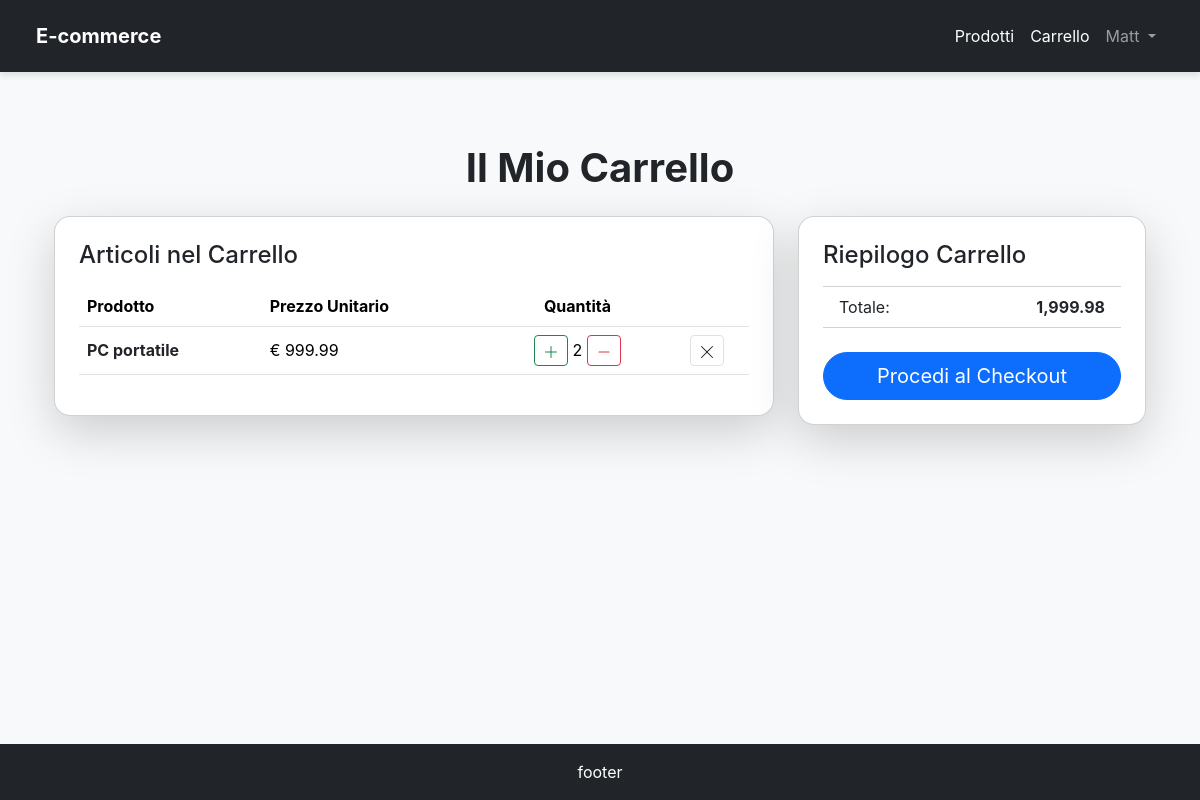
Before: /products/cart/cart/ (signed in) with the older database file.
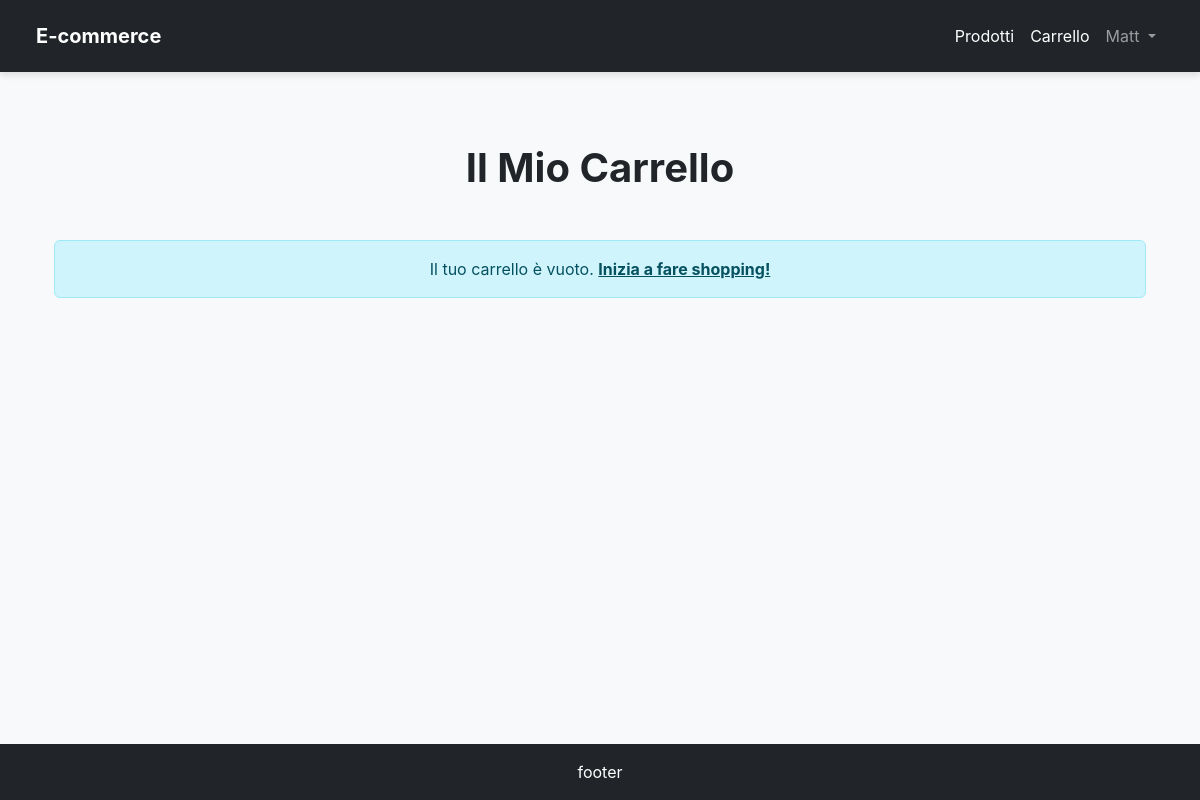
After: the same page with the newer database file.
### cart/models.py (models this page shows)
class CartItem(models.Model):
    cart = models.ForeignKey(
        Cart,
        on_delete=models.CASCADE
    )
    product = models.ForeignKey(
        Product,
        on_delete=models.CASCADE
    )
    quantity = models.PositiveIntegerField(default=1)

class Cart(models.Model):
    user = models.OneToOneField(
        settings.AUTH_USER_MODEL,
        on_delete=models.CASCADE,
        unique=True,
    )
    total_amount = models.DecimalField(max_digits=10, decimal_places=2, default=0)

### products/models.py (models this page shows, shortened)
class Product(models.Model):
    name = models.CharField(max_length=200, verbose_name="Nome Prodotto")
    slug = models.SlugField(max_length=200, unique=True, help_text="Slug unico per l'URL del prodotto")
    category = models.ForeignKey(
        Category,
        on_delete=models.SET_NULL,
        null=True,
        blank=True,
        related_name='products',
        verbose_name="Categoria"
    )
    description = models.TextField(verbose_name="Descrizione prodotto")
    price = models.DecimalField(
        max_digits=10,
        decimal_places=2,
        verbose_name="Prezzo in €"
    )
    stock = models.IntegerField(
        default=0,
        verbose_name="Quantità Disponibile",
        help_text="Quantità di prodotti disponibili in magazzino."
    )
    created_at = models.DateTimeField(auto_now_add=True, verbose_name="Data Creazione")
    updated_at = models.DateTimeField(auto_now=True, verbose_name="Ultimo Aggiornamento")
    class Meta:
        ordering = ('name',)
        verbose_name = "Prodotto"
        verbose_name_plural = "Prodotti"

### cart/views.py (the view)
# urls.py: path("", cart_detail, name="cart"),
@login_required
def cart_detail(request):
    cart, created = Cart.objects.get_or_create(user=request.user)
    cart_items = CartItem.objects.filter(cart=cart)
    cart.total_amount = sum(item.product.price * item.quantity for item in cart_items)
    cart.save()
    context = {
        'cart': cart,
        'cart_items': cart_items,
        'cart_total': cart.total_amount,
        'title': 'Il Mio Carrello'
    }
    return render(request, 'cart.html', context)

### templates/cart.html (shortened to what the changed rows need)
{% extends 'base.html' %}
{% load crispy_forms_tags %}
{% load humanize %}
{% block content %}
<div class="container my-5">
    <h1 class="text-center fw-bold text-dark mb-4">{{ title }}</h1>
    {% if cart_items %}
    <div class="row">
        <div class="col-lg-8">
            <div class="card shadow-lg rounded-card p-4">
                <h4 class="mb-3">Articoli nel Carrello</h4>
                <div class="table-responsive">
                    <table class="table table-hover">
                        <thead>
                            <tr>
                                <th scope="col">Prodotto</th>
                                <th scope="col">Prezzo Unitario</th>
                                <th scope="col" class="text-center">Quantità</th>
                                <th scope="col"></th>
                            </tr>
                        </thead>
                        <tbody>
                            {% for item in cart_items %}
                            <tr>
                                <td class="align-middle">
                                    <div class="d-flex align-items-center">
                                        <a href="{% url 'product_details' slug=item.product.slug %}" class="text-decoration-none text-dark fw-bold">
                                            {{ item.product.name }}
                                        </a>
                                    </div>
                                </td>
                                <td class="align-middle">€ {{ item.product.price|floatformat:2|intcomma }}</td>
                                <td class="align-middle text-center">
                                    <form action="{% url 'increment_item_quantity' item.id %}" method="post" class="d-inline-flex">
                                        <button type="submit" class="btn btn-outline-success btn-circle btn-sm">
                                            <svg xmlns="http://www.w3.org/2000/svg" width="16" height="16" fill="currentColor" class="bi bi-plus-lg" viewBox="0 0 16 16">
                                                <path fill-rule="evenodd" d="M8 2a.5.5 0 0 1 .5.5v5h5a.5.5 0 0 1 0 1h-5v5a.5.5 0 0 1-1 0v-5h-5a.5.5 0 0 1 0-1h5v-5A.5.5 0 0 1 8 2z"/>
                                            </svg>
                                        </button>
                                    </form>
                                    {{ item.quantity }}
                                    <form action="{% url 'decrement_item_quantity' item.id %}" method="post" class="d-inline-flex">
                                        <button type="submit" class="btn btn-outline-danger btn-circle btn-sm btn-decrement-custom-hover">
                                                <svg xmlns="http://www.w3.org/2000/svg" width="16" height="16" fill="currentColor" class="bi bi-dash-lg" viewBox="0 0 16 16">
                                                    <path fill-rule="evenodd" d="M2.5 8a.5.5 0 0 1 .5-.5h10a.5.5 0 0 1 0 1H3a.5.5 0 0 1-.5-.5z"/>
                                                </svg>
                                        </button>
                                    </form>
                                </td>
                                <td class="align-middle text-center">
                                    <form action="{% url 'remove_from_cart' item.id %}" method="post" class="d-inline">
                                        <button type="submit" class="btn btn-sm btn-light-gray-hover" title="Rimuovi Articolo" style="background-color: white; border: 1px solid #dee2e6; border-radius: 0.25rem; transition: background-color 0.2s ease-in-out;">
                                            <svg xmlns="http://www.w3.org/2000/svg" width="16" height="16" fill="currentColor" class="bi bi-x-lg" viewBox="0 0 16 16">
                                                <path d="M2.146 2.854a.5.5 0 1 1 .708-.708L8 7.293l5.146-5.147a.5.5 0 0 1 .708.708L8.707 8l5.147 5.146a.5.5 0 0 1-.708.708L8 8.707l-5.146 5.147a.5.5 0 0 1-.708-.708L7.293 8z"/>
                                            </svg>
                                        </button>
                                    </form>
                                </td>
                            </tr>
                            {% endfor %}
                        </tbody>
                    </table>
                </div>
            </div>
        </div>
        <div class="col-lg-4 mt-4 mt-lg-0">
            <div class="card shadow-lg rounded-card p-4">
                <h4 class="mb-3">Riepilogo Carrello</h4>
                <ul class="list-group list-group-flush mb-4">
                    <li class="list-group-item d-flex justify-content-between align-items-center">
                        Totale: <span class="fw-bold"> {{ cart_total | floatformat:2|intcomma }} </span>
                    </li>
                </ul>
                <a href="{% url 'address_selection' %}" class="btn btn-primary btn-lg rounded-pill">Procedi al Checkout</a>
            </div>
        </div>
    </div>
    {% else %}
    <div class="alert alert-info text-center mt-5" role="alert">
        Il tuo carrello è vuoto. <a href="{% url 'product_list' %}" class="alert-link">Inizia a fare shopping!</a>
    </div>
    {% endif %}
</div>
{% endblock content %}

Changed rows visible on the page:
removed CartItem: product.name "PC portatile", product.price "999.99", quantity "2"
no longer on this page (row edited): Cart: total_amount "1,999.98"
Other visible differences:
text no longer shown: "Articoli nel Carrello Prodotto Prezzo Unitario Quantità Riepilogo Carrello Totale: Procedi al Checkout"
text now shown: "Il tuo carrello è vuoto. Inizia a fare shopping!"
